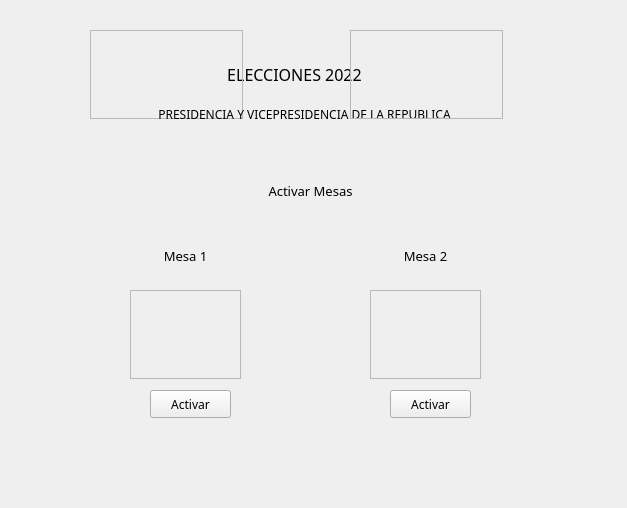
<?xml version="1.0" encoding="UTF-8"?>
<ui version="4.0">
 <class>activarMesas</class>
 <widget class="QWidget" name="activarMesas">
  <property name="geometry">
   <rect>
    <x>0</x>
    <y>0</y>
    <width>627</width>
    <height>508</height>
   </rect>
  </property>
  <property name="windowTitle">
   <string>Form</string>
  </property>
  <widget class="QLabel" name="label_11">
   <property name="geometry">
    <rect>
     <x>190</x>
     <y>30</y>
     <width>209</width>
     <height>89</height>
    </rect>
   </property>
   <property name="font">
    <font>
     <family>Microsoft YaHei</family>
     <pointsize>12</pointsize>
     <weight>50</weight>
     <italic>false</italic>
     <bold>false</bold>
    </font>
   </property>
   <property name="styleSheet">
    <string notr="true">color: rgb(0, 0, 0);
font: 12pt &quot;Microsoft YaHei&quot;;</string>
   </property>
   <property name="text">
    <string>ELECCIONES 2022</string>
   </property>
   <property name="alignment">
    <set>Qt::AlignCenter</set>
   </property>
  </widget>
  <widget class="QLabel" name="label_12">
   <property name="geometry">
    <rect>
     <x>230</x>
     <y>160</y>
     <width>161</width>
     <height>61</height>
    </rect>
   </property>
   <property name="font">
    <font>
     <family>Microsoft YaHei</family>
     <pointsize>10</pointsize>
     <weight>50</weight>
     <italic>false</italic>
     <bold>false</bold>
    </font>
   </property>
   <property name="layoutDirection">
    <enum>Qt::LeftToRight</enum>
   </property>
   <property name="styleSheet">
    <string notr="true">color: rgb(0, 0, 0);
font: 10pt &quot;Microsoft YaHei&quot;;</string>
   </property>
   <property name="text">
    <string>Activar Mesas</string>
   </property>
   <property name="alignment">
    <set>Qt::AlignCenter</set>
   </property>
  </widget>
  <widget class="QFrame" name="frame_7">
   <property name="geometry">
    <rect>
     <x>90</x>
     <y>30</y>
     <width>153</width>
     <height>89</height>
    </rect>
   </property>
   <property name="styleSheet">
    <string notr="true">image: url(:/resource/img/Escudo.png);
image: url(:/resource/img/Escudo2.png);</string>
   </property>
   <property name="frameShape">
    <enum>QFrame::StyledPanel</enum>
   </property>
   <property name="frameShadow">
    <enum>QFrame::Raised</enum>
   </property>
  </widget>
  <widget class="QLabel" name="label_10">
   <property name="geometry">
    <rect>
     <x>40</x>
     <y>70</y>
     <width>529</width>
     <height>89</height>
    </rect>
   </property>
   <property name="font">
    <font>
     <family>Microsoft YaHei</family>
     <pointsize>9</pointsize>
     <weight>3</weight>
     <italic>false</italic>
     <bold>false</bold>
    </font>
   </property>
   <property name="layoutDirection">
    <enum>Qt::LeftToRight</enum>
   </property>
   <property name="styleSheet">
    <string notr="true">color: rgb(0, 0, 0);
font: 25 9pt &quot;Microsoft YaHei&quot;;</string>
   </property>
   <property name="text">
    <string>PRESIDENCIA Y VICEPRESIDENCIA DE LA REPUBLICA</string>
   </property>
   <property name="alignment">
    <set>Qt::AlignCenter</set>
   </property>
  </widget>
  <widget class="QFrame" name="frame_8">
   <property name="geometry">
    <rect>
     <x>350</x>
     <y>30</y>
     <width>153</width>
     <height>89</height>
    </rect>
   </property>
   <property name="styleSheet">
    <string notr="true">image: url(:/resource/img/TSE.png);</string>
   </property>
   <property name="frameShape">
    <enum>QFrame::StyledPanel</enum>
   </property>
   <property name="frameShadow">
    <enum>QFrame::Raised</enum>
   </property>
  </widget>
  <widget class="QFrame" name="frame_9">
   <property name="geometry">
    <rect>
     <x>130</x>
     <y>290</y>
     <width>111</width>
     <height>89</height>
    </rect>
   </property>
   <property name="styleSheet">
    <string notr="true">image: url(:/resource/img/Escudo.png);
image: url(:/resource/img/Mesa.png);</string>
   </property>
   <property name="frameShape">
    <enum>QFrame::StyledPanel</enum>
   </property>
   <property name="frameShadow">
    <enum>QFrame::Raised</enum>
   </property>
  </widget>
  <widget class="QFrame" name="frame_10">
   <property name="geometry">
    <rect>
     <x>370</x>
     <y>290</y>
     <width>111</width>
     <height>89</height>
    </rect>
   </property>
   <property name="styleSheet">
    <string notr="true">image: url(:/resource/img/Escudo.png);
image: url(:/resource/img/Mesa.png);</string>
   </property>
   <property name="frameShape">
    <enum>QFrame::StyledPanel</enum>
   </property>
   <property name="frameShadow">
    <enum>QFrame::Raised</enum>
   </property>
  </widget>
  <widget class="QLabel" name="label_13">
   <property name="geometry">
    <rect>
     <x>140</x>
     <y>230</y>
     <width>91</width>
     <height>51</height>
    </rect>
   </property>
   <property name="font">
    <font>
     <family>Microsoft YaHei</family>
     <pointsize>10</pointsize>
     <weight>9</weight>
     <italic>false</italic>
     <bold>false</bold>
    </font>
   </property>
   <property name="layoutDirection">
    <enum>Qt::LeftToRight</enum>
   </property>
   <property name="styleSheet">
    <string notr="true">color: rgb(0, 0, 0);
font: 75 10pt &quot;Microsoft YaHei&quot;;</string>
   </property>
   <property name="text">
    <string>Mesa 1</string>
   </property>
   <property name="alignment">
    <set>Qt::AlignCenter</set>
   </property>
  </widget>
  <widget class="QLabel" name="label_14">
   <property name="geometry">
    <rect>
     <x>380</x>
     <y>230</y>
     <width>91</width>
     <height>51</height>
    </rect>
   </property>
   <property name="font">
    <font>
     <family>Microsoft YaHei</family>
     <pointsize>10</pointsize>
     <weight>9</weight>
     <italic>false</italic>
     <bold>false</bold>
    </font>
   </property>
   <property name="layoutDirection">
    <enum>Qt::LeftToRight</enum>
   </property>
   <property name="styleSheet">
    <string notr="true">color: rgb(0, 0, 0);
font: 75 10pt &quot;Microsoft YaHei&quot;;</string>
   </property>
   <property name="text">
    <string>Mesa 2</string>
   </property>
   <property name="alignment">
    <set>Qt::AlignCenter</set>
   </property>
  </widget>
  <widget class="QPushButton" name="pushButton_3">
   <property name="geometry">
    <rect>
     <x>150</x>
     <y>390</y>
     <width>81</width>
     <height>28</height>
    </rect>
   </property>
   <property name="font">
    <font>
     <family>Microsoft YaHei</family>
    </font>
   </property>
   <property name="text">
    <string>Activar</string>
   </property>
  </widget>
  <widget class="QPushButton" name="pushButton_4">
   <property name="geometry">
    <rect>
     <x>390</x>
     <y>390</y>
     <width>81</width>
     <height>28</height>
    </rect>
   </property>
   <property name="font">
    <font>
     <family>Microsoft YaHei</family>
    </font>
   </property>
   <property name="text">
    <string>Activar</string>
   </property>
  </widget>
 </widget>
 <resources/>
 <connections/>
</ui>
